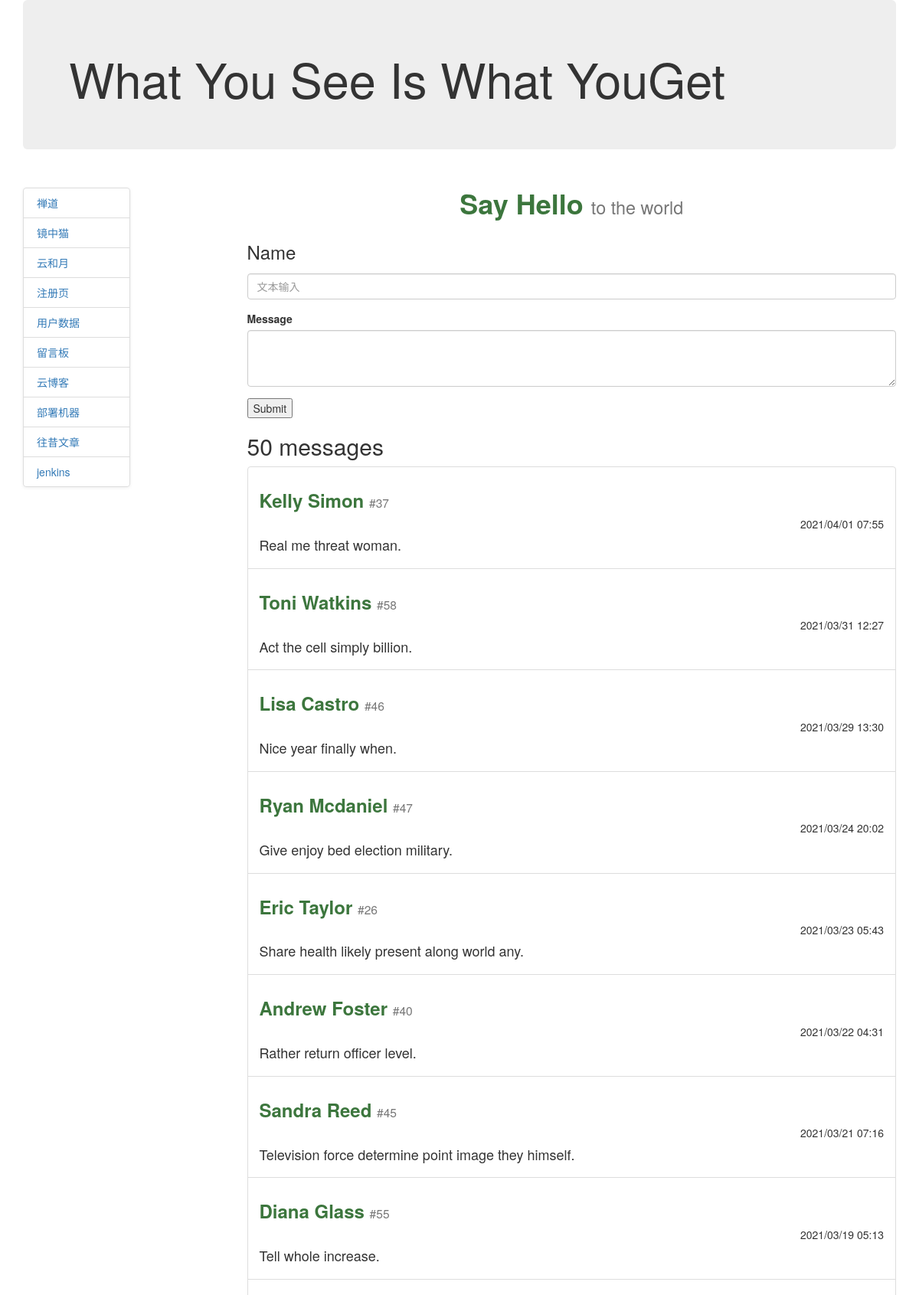
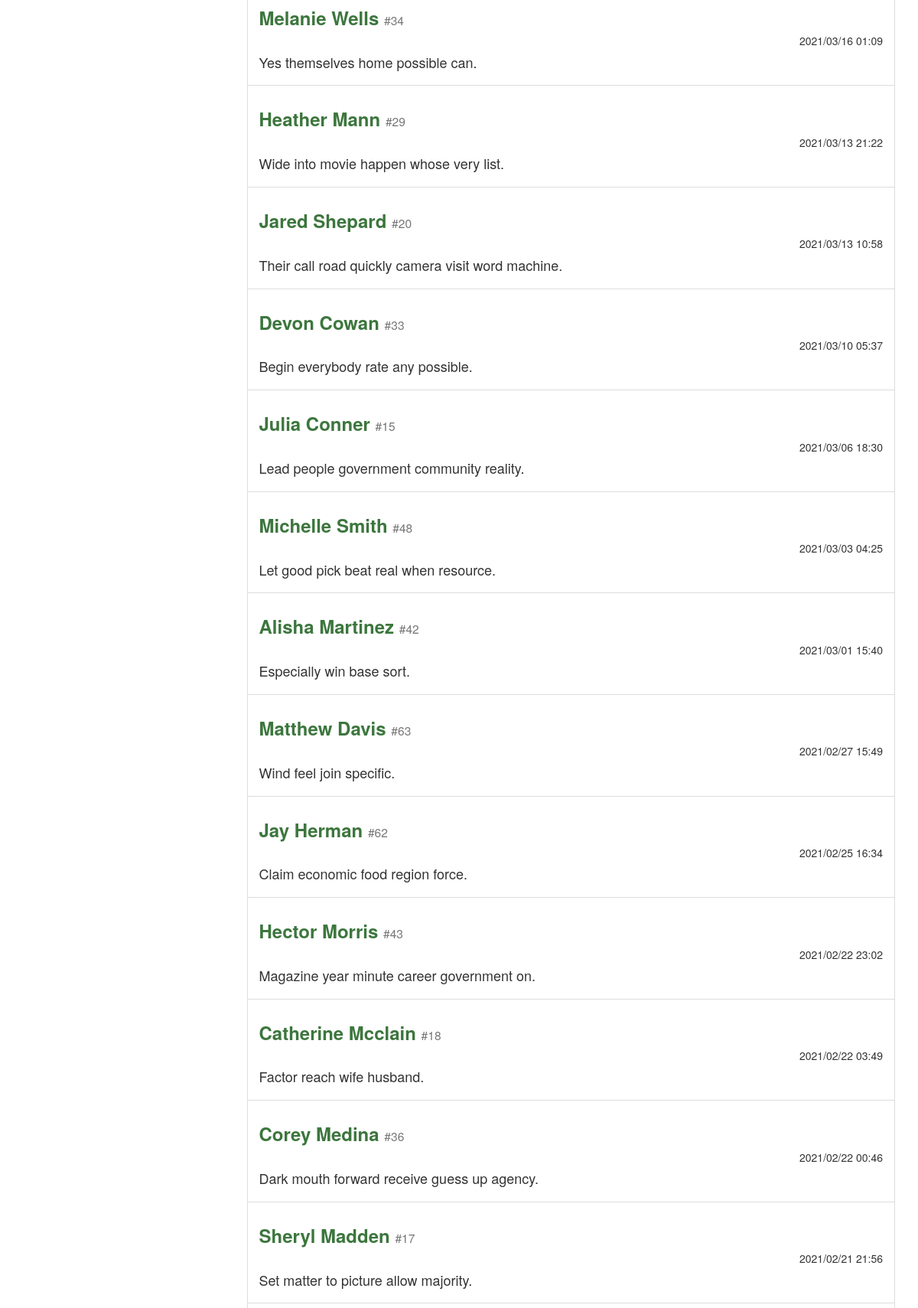
The app's page /message/messagelist (upper part) with its own data (2 pictures, top to bottom).
### models.py (models this page shows)
class Message(db.Model):
    id = db.Column(db.Integer, primary_key=True)
    author = db.Column(db.String(20))
    author_text = db.Column(db.String(200))
    timestamp = db.Column(db.DateTime, default=datetime.now, index=True)

### views/messages/messages.py (the view)
@message_app.route("/messagelist", methods=['get', 'post'])
def messageList():
    messages = Message.query.order_by(Message.timestamp.desc()).all()
    return render_template("board-item/say-hello.html", messages=messages)

### templates/board-item/say-hello.html (shortened to what this page needs)
{% extends 'base02.html' %}
{% block content %}
<div class="nav">
	<h1 class="text-center display-4">
		<a href="#" class="text-success"><strong>Say Hello</strong></a>
		<small class="text-muted sub-title">to the world</small>
	</h1>
</div>
<div class="body">
	<form action="{{ url_for("message_app.sayHello") }}" method="post">
		  <div class="form-group">
			<label><h3>Name</h3></label><br>
				<input type="text" class="form-control" name="author" placeholder="文本输入" required>
			</div>
		  <div class="form-group">
			<label for="name">Message</label><br>
			<textarea class="form-control" name="author-text" rows="3" required></textarea>
		  </div>
		<input type="submit" value="Submit"/>
	</form>
	<h2>{{ messages|length }} messages</h2>
	<ul class="list-group">
		{% for message in messages %}
		<li class="list-group-item">
			<h3>
				<a href="#" class="text-success"><strong>{{ message.author }}</strong></a>
				<small class="text-muted sub-title">#{{ message.id }}</small>
			</h3>
			<h5 class="text-right">{{ message.timestamp.strftime('%Y/%m/%d %H:%M') }} </h5>
			<h4>{{ message.author_text }}</h4>
		</li>
		{% endfor %}
	</ul>
</div>
{% endblock %}

### records on screen
Message: author "Kelly Simon", id "37", timestamp "2021/04/01 07:55", author_text "Real me threat woman."
Message: author "Toni Watkins", id "58", timestamp "2021/03/31 12:27", author_text "Act the cell simply billion."
Message: author "Lisa Castro", id "46", timestamp "2021/03/29 13:30", author_text "Nice year finally when."
Message: author "Ryan Mcdaniel", id "47", timestamp "2021/03/24 20:02", author_text "Give enjoy bed election military."
Message: author "Eric Taylor", id "26", timestamp "2021/03/23 05:43", author_text "Share health likely present along world any."
Message: author "Andrew Foster", id "40", timestamp "2021/03/22 04:31", author_text "Rather return officer level."
Message: author "Sandra Reed", id "45", timestamp "2021/03/21 07:16", author_text "Television force determine point image they himself."
Message: author "Diana Glass", id "55", timestamp "2021/03/19 05:13", author_text "Tell whole increase."
Message: author "Melanie Wells", id "34", timestamp "2021/03/16 01:09", author_text "Yes themselves home possible can."
Message: author "Heather Mann", id "29", timestamp "2021/03/13 21:22", author_text "Wide into movie happen whose very list."
Message: author "Jared Shepard", id "20", timestamp "2021/03/13 10:58", author_text "Their call road quickly camera visit word machine."
Message: author "Devon Cowan", id "33", timestamp "2021/03/10 05:37", author_text "Begin everybody rate any possible."
Message: author "Julia Conner", id "15", timestamp "2021/03/06 18:30", author_text "Lead people government community reality."
Message: author "Michelle Smith", id "48", timestamp "2021/03/03 04:25", author_text "Let good pick beat real when resource."
Message: author "Alisha Martinez", id "42", timestamp "2021/03/01 15:40", author_text "Especially win base sort."
Message: author "Matthew Davis", id "63", timestamp "2021/02/27 15:49", author_text "Wind feel join specific."
Message: author "Jay Herman", id "62", timestamp "2021/02/25 16:34", author_text "Claim economic food region force."
Message: author "Hector Morris", id "43", timestamp "2021/02/22 23:02", author_text "Magazine year minute career government on."
Message: author "Catherine Mcclain", id "18", timestamp "2021/02/22 03:49", author_text "Factor reach wife husband."
Message: author "Corey Medina", id "36", timestamp "2021/02/22 00:46", author_text "Dark mouth forward receive guess up agency."
Message: author "Sheryl Madden", id "17", timestamp "2021/02/21 21:56", author_text "Set matter to picture allow majority."

### other values on screen
{{ messages|length }} "50"
